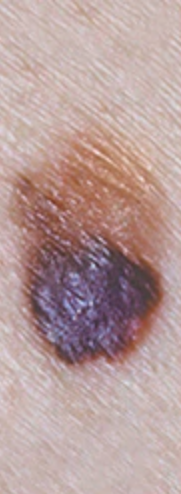
#> input picture algorithm-prototyping/images/MayoClinicMelanomaPix1.png, 181 x 494 px
$ python -i histogram_equalization_v2.py   (imports and definitions only)
#> lines starting #> are read from the running program, lines starting #| are printed output that depends on the picture
import numpy as np
import cv2 as cv
from PIL import Image


def histogram_equalization_v2(pil_img: Image):
    numpy_img = np.array(pil_img)
    image = cv.cvtColor(numpy_img, cv.COLOR_RGB2BGR)
#> image is the input picture: shape (494, 181, 3); mean B, G, R 154.6, 156.5, 182.7

    # color histogram equalization
    eq = histogram_equalization(image)

    # Convert OpenCV image to PIL image
    im1 = Image.fromarray(cv.cvtColor(eq, cv.COLOR_BGR2RGB))
    im2 = Image.fromarray(cv.cvtColor(image, cv.COLOR_BGR2RGB))
    # im3 = Image.fromarray(cv.cvtColor(image, cv.COLOR_BGR2RGB))
    # im4 = Image.fromarray(cv.cvtColor(image, cv.COLOR_BGR2RGB))
    # im5 = Image.fromarray(cv.cvtColor(image, cv.COLOR_BGR2RGB))

    return [im1, im2, im2, im2, im2]


# function for color image equalization
# source: https://stackoverflow.com/questions/31998428/opencv-python-equalizehist-colored-image
def histogram_equalization(img_in):
    # segregate color streams
    b, g, r = cv.split(img_in)
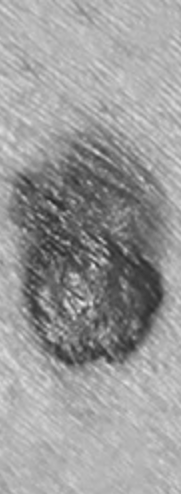
#> b: shape (494, 181); min 38, max 232, mean 154.6
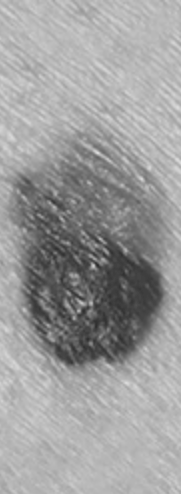
#> g: shape (494, 181); min 44, max 219, mean 156.5
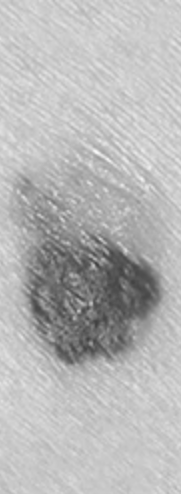
#> r: shape (494, 181); min 65, max 247, mean 182.7
    h_b, bin_b = np.histogram(b.flatten(), 256, [0, 256])
#> h_b = 256 values, max 2615 at index 180, min 0 at index 0, mean 349.3; bin_b = 257 values from 0 to 256
    h_g, bin_g = np.histogram(g.flatten(), 256, [0, 256])
#> h_g = 256 values, max 2910 at index 182, min 0 at index 0, mean 349.3; bin_g = 257 values from 0 to 256
    h_r, bin_r = np.histogram(r.flatten(), 256, [0, 256])
#> h_r = 256 values, max 3379 at index 200, min 0 at index 0, mean 349.3; bin_r = 257 values from 0 to 256
    # calculate cdf
    cdf_b = np.cumsum(h_b)
#> cdf_b = 256 values from 0 to 89414
    cdf_g = np.cumsum(h_g)
#> cdf_g = 256 values from 0 to 89414
    cdf_r = np.cumsum(h_r)
#> cdf_r = 256 values from 0 to 89414

    # mask all pixels with value=0 and replace it with mean of the pixel values
    cdf_m_b = np.ma.masked_equal(cdf_b, 0)
    cdf_m_b = (cdf_m_b - cdf_m_b.min()) * 255 / (cdf_m_b.max() - cdf_m_b.min())
    cdf_final_b = np.ma.filled(cdf_m_b, 0).astype('uint8')
#> cdf_final_b = 256 values from 0 to 255

    cdf_m_g = np.ma.masked_equal(cdf_g, 0)
    cdf_m_g = (cdf_m_g - cdf_m_g.min()) * 255 / (cdf_m_g.max() - cdf_m_g.min())
    cdf_final_g = np.ma.filled(cdf_m_g, 0).astype('uint8')
#> cdf_final_g = 256 values from 0 to 255

    cdf_m_r = np.ma.masked_equal(cdf_r, 0)
    cdf_m_r = (cdf_m_r - cdf_m_r.min()) * 255 / (cdf_m_r.max() - cdf_m_r.min())
    cdf_final_r = np.ma.filled(cdf_m_r, 0).astype('uint8')
#> cdf_final_r = 256 values from 0 to 255
    # merge the images in the three channels
    img_b = cdf_final_b[b]
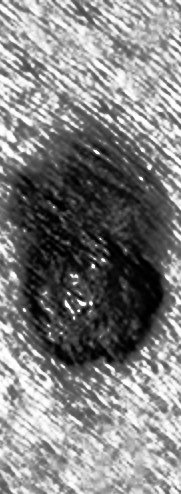
#> img_b: shape (494, 181); min 0, max 255, mean 128.7
    img_g = cdf_final_g[g]
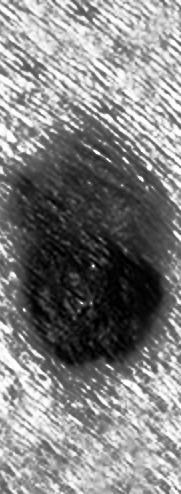
#> img_g: shape (494, 181); min 0, max 255, mean 128.8
    img_r = cdf_final_r[r]
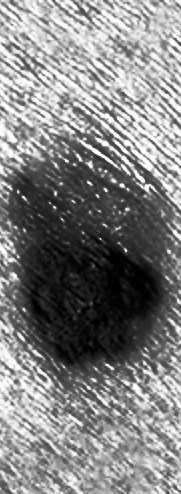
#> img_r: shape (494, 181); min 0, max 255, mean 129.5

    img_out = cv.merge((img_b, img_g, img_r))
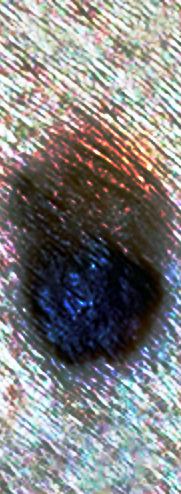
#> img_out: shape (494, 181, 3); mean B, G, R 128.7, 128.8, 129.5
    # validation
    equ_b = cv.equalizeHist(b)
    equ_g = cv.equalizeHist(g)
    equ_r = cv.equalizeHist(r)
    equ = cv.merge((equ_b, equ_g, equ_r))
    # print(equ)
    # cv.imwrite('output_name.png', equ)
    return img_out

>>> import cv2
>>> picture = cv2.cvtColor(cv2.imread('images/MayoClinicMelanomaPix1.png'), cv2.COLOR_BGR2RGB)
>>> result = histogram_equalization_v2(picture)
#> result = 5 items

$ run again, on algorithm-prototyping/images/MayoClinicMelanomaPix2.png
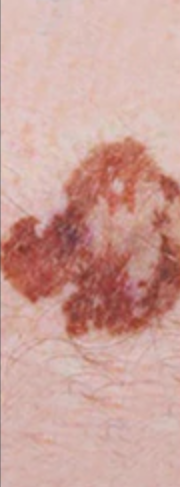
#> input picture algorithm-prototyping/images/MayoClinicMelanomaPix2.png, 180 x 487 px
#> in histogram_equalization_v2, image is the input picture: shape (487, 180, 3); mean B, G, R 154.6, 162.3, 204.7
#> in histogram_equalization, `b, g, r = cv.split(img_in)`:
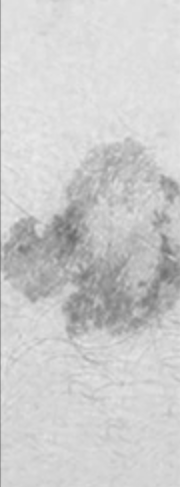
#> r: shape (487, 180); min 106, max 234, mean 204.7
#> h_b = 256 values, max 2836 at index 188, min 0 at index 0, mean 342.4; bin_b = 257 values from 0 to 256
#> h_g = 256 values, max 3735 at index 192, min 0 at index 0, mean 342.4; bin_g = 257 values from 0 to 256
#> h_r = 256 values, max 4565 at index 223, min 0 at index 0, mean 342.4; bin_r = 257 values from 0 to 256
#> cdf_b = 256 values from 0 to 87660
#> cdf_final_b = 256 values from 0 to 255
#> in histogram_equalization, `img_out = cv.merge((img_b, img_g, img_r))`:
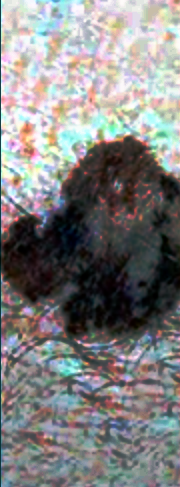
#> img_out: shape (487, 180, 3); mean B, G, R 129, 129.3, 130.3
#> result = 5 items

$ run again, on algorithm-prototyping/images/MayoClinicMelanomaPix3.png
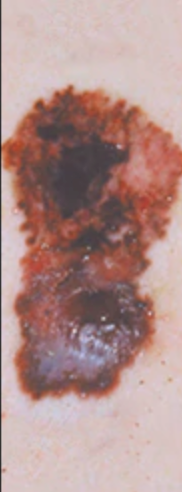
#> input picture algorithm-prototyping/images/MayoClinicMelanomaPix3.png, 182 x 492 px
#> in histogram_equalization_v2, image is the input picture: shape (492, 182, 3); mean B, G, R 141.4, 145, 177.9
#> in histogram_equalization, `b, g, r = cv.split(img_in)`:
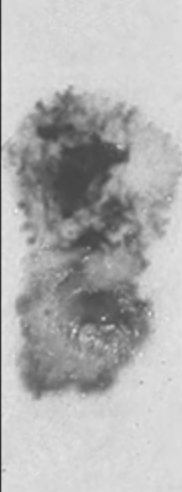
#> r: shape (492, 182); min 44, max 235, mean 177.9
#> h_b = 256 values, max 3395 at index 195, min 0 at index 0, mean 349.8; bin_b = 257 values from 0 to 256
#> h_g = 256 values, max 5549 at index 196, min 0 at index 0, mean 349.8; bin_g = 257 values from 0 to 256
#> h_r = 256 values, max 6149 at index 216, min 0 at index 0, mean 349.8; bin_r = 257 values from 0 to 256
#> cdf_b = 256 values from 0 to 89544
#> cdf_final_b = 256 values from 0 to 255
#> in histogram_equalization, `img_out = cv.merge((img_b, img_g, img_r))`:
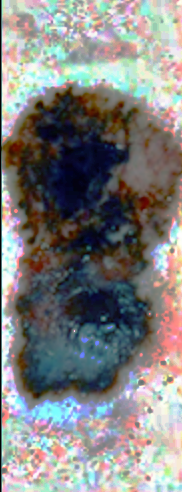
#> img_out: shape (492, 182, 3); mean B, G, R 129.1, 129.9, 130.1
#> result = 5 items

$ run again, on algorithm-prototyping/images/MayoClinicMelanomaPix4.png
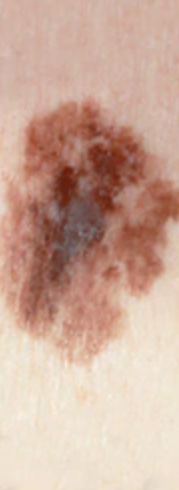
#> input picture algorithm-prototyping/images/MayoClinicMelanomaPix4.png, 179 x 490 px
#> in histogram_equalization_v2, image is the input picture: shape (490, 179, 3); mean B, G, R 154.2, 170.5, 204.6
#> h_b = 256 values, max 2887 at index 209, min 0 at index 0, mean 342.6; bin_b = 257 values from 0 to 256
#> h_g = 256 values, max 5476 at index 228, min 0 at index 0, mean 342.6; bin_g = 257 values from 0 to 256
#> h_r = 256 values, max 4868 at index 240, min 0 at index 0, mean 342.6; bin_r = 257 values from 0 to 256
#> cdf_b = 256 values from 0 to 87710
#> cdf_final_b = 256 values from 0 to 255
#> in histogram_equalization, `img_out = cv.merge((img_b, img_g, img_r))`:
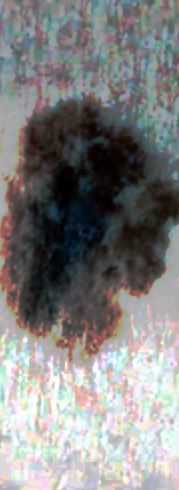
#> img_out: shape (490, 179, 3); mean B, G, R 128.5, 129.2, 129.7
#> result = 5 items
